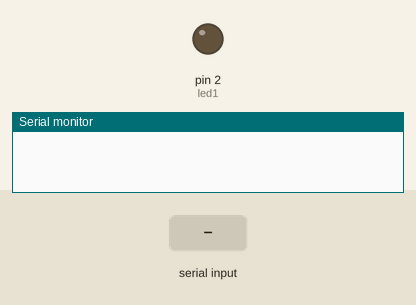
Bench run of a sketch on a simulated Arduino Uno, built with avr-gcc and run on an emulated ATmega328P. Shown: output pins drawn as LEDs (lit = HIGH), the last lines printed to the serial monitor. Inputs (shaded band) come from the test bench.

Above: at 1.2 s.
1.3 s: "h" received over Serial
At 2.0 s:
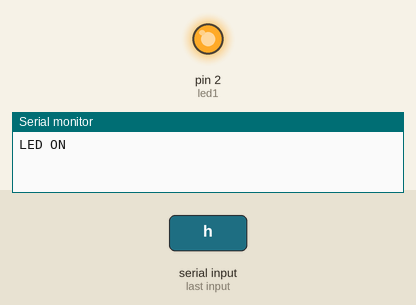
2.8 s: "l" received over Serial
At 4.7 s:
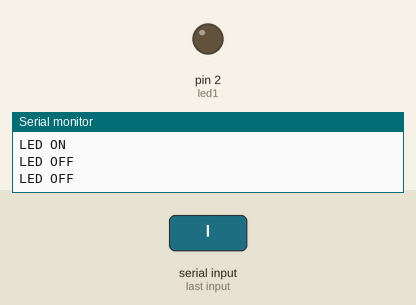
5.8 s: "H" received over Serial
At 7.0 s:
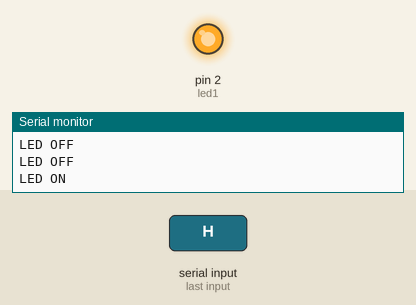
7.8 s: "L" received over Serial
At 9.7 s:
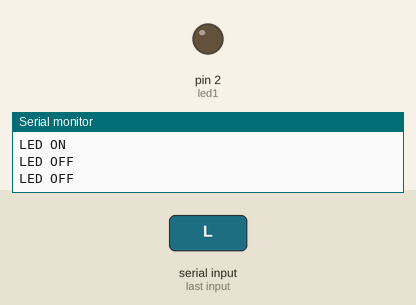
Timing chart, 0 to 10.8 s (numbered marks = the images above; inputs shaded):
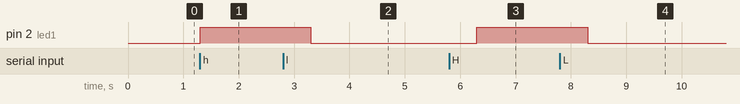

Measured:
- after the input at 1.3 s, pin 2 (led1): LOW → HIGH at once
- after the input at 2.8 s, pin 2 (led1): HIGH → LOW after 0.50 s
- after the input at 5.8 s, pin 2 (led1): LOW → HIGH after 0.50 s
- after the input at 7.8 s, pin 2 (led1): HIGH → LOW after 0.50 s

The sketch:

comunicacion_serial.ino
```cpp
/*
Autor: Roberto Rico Sandoval.
Fille: Comunicación serial en Python.
Date: 11/ 02/ 2023
*/

int led1 = 2;
char estadoLED;


void setup()
{
  pinMode(led1, OUTPUT);
  Serial.begin(9600);
}

void loop()
{
  if (Serial.available() > 0){

    estadoLED = Serial.read();
  }

  if (estadoLED == 'h' || estadoLED == 'H'){

    digitalWrite(led1, HIGH);
    Serial.println("LED ON");
    delay(1000);
  }

  else if (estadoLED == 'l' || estadoLED == 'L'){

    digitalWrite(led1, LOW);
    Serial.println("LED OFF");
    delay(1000);
  }

}
```
